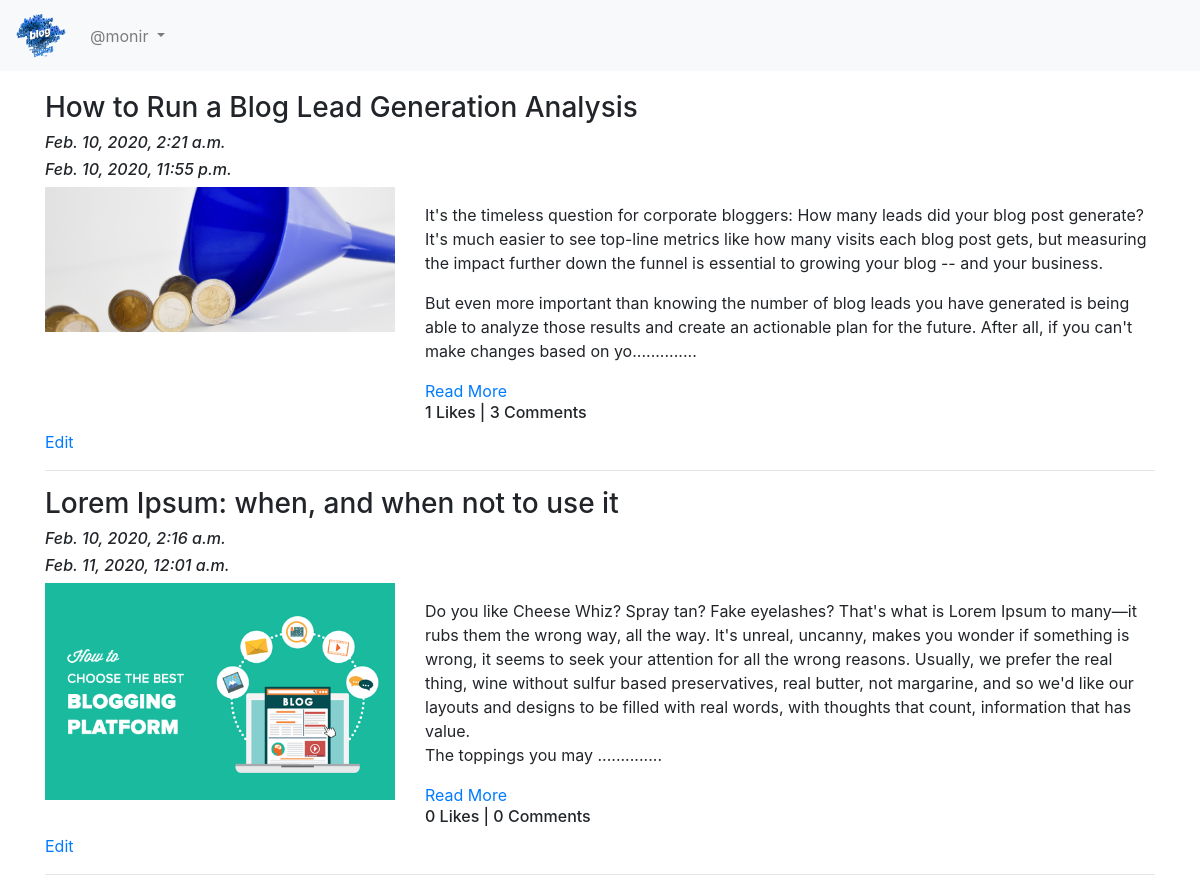
/blog/my-blogs/ (signed in), run on the app's committed database.
### App_Blog/models.py (models this page shows, shortened)
class Blog(models.Model):
    author = models.ForeignKey(User, on_delete = models.CASCADE, related_name='post_author')
    blog_title = models.CharField(max_length=264, verbose_name="Put a Title")
    slug = models.SlugField(max_length=264, unique=True)
    blog_content = models.TextField(verbose_name="What is on your mind?")
    blog_image = models.ImageField(upload_to='blog_images', verbose_name="Image")
    publish_date = models.DateTimeField(auto_now_add=True)
    update_date = models.DateTimeField(auto_now=True)
    class Meta:
        ordering = ['-publish_date']

### App_Blog/views.py (the view)
# urls.py: path('my-blogs/', views.MyBlogs.as_view(), name='my_blogs'),
class MyBlogs(LoginRequiredMixin, TemplateView):
    template_name = 'App_Blog/my_blogs.html'

### App_Blog/templatetags/custom_filters.py (called while the page is built)
def range_filter(value):
    return value[0:500] + ".............."

### templates/App_Blog/my_blogs.html (shortened to what this page needs)
{% extends 'base.html' %}
{% load custom_filters %}
{% block body_block %}
    {% for blog in user.post_author.all %}
        <h3>{{ blog.blog_title }}</h3>
        <i><h6>{{ blog.publish_date }}</h6></i>
        <i><h6>{{ blog.update_date }}</h6></i>
        <div class="row">
            <div class="col-sm-4">
                <img src="/media/{{ blog.blog_image }}" width="100%" alt="">
            </div>
            <div class="col-sm-8">
                <p>{{ blog.blog_content|range_filter|linebreaks }}</p>
                <a href="{% url 'App_Blog:blog_details' slug=blog.slug %}">Read More</a>
                <h6>{{ blog.liked_blog.count }} Likes | {{ blog.blog_comment.count }} Comments</h6>
            </div>
        </div>
        <a href="{% url 'App_Blog:edit_blog' pk=blog.pk %}">Edit</a>
        <hr>
    {% endfor %}
{% endblock %}

### templates/base.html (shortened to what this page needs)
<!DOCTYPE html>
<html lang="en">
<head>
    <link rel="stylesheet" href="https://stackpath.bootstrapcdn.com/bootstrap/4.4.1/css/bootstrap.min.css"
>
    <link href="https://stackpath.bootstrapcdn.com/font-awesome/4.7.0/css/font-awesome.min.css" rel="stylesheet"
>
</head>
<body>
    <nav class="navbar navbar-expand-lg navbar-light bg-light">
        <a class="navbar-brand" href="{% url 'index' %}"><img src="/media/logo.png" width="50px" alt=""></a>
        <div class="collapse navbar-collapse" id="navbarNavDropdown">
            <ul class="navbar-nav">
                {% if user.is_authenticated %}
                <li class="nav-item dropdown">
                    <a class="nav-link dropdown-toggle" href="#" id="navbarDropdownMenuLink" data-toggle="dropdown"
                        aria-haspopup="true" aria-expanded="false">
                        @{{ user.username }}
                    </a>
                </li>
                {% endif %}
            </ul>
        </div>
    </nav>
    <div class="container" style="padding-top: 20px;">
        {% block body_block %}
        {% endblock %}
    </div>
</body>
</html>

### data on the page
Blog: blog_title "How to Run a Blog Lead Generation Analysis", publish_date "Feb. 10, 2020, 2:21 a.m.", update_date "Feb. 10, 2020, 11:55 p.m.", blog_image (picture), blog_content|range_filter "It's the timeless question for corporate bloggers: How many leads did your blog post generate? It's much easier to see top-line metrics like how many visits each blog post gets, but measuring the impact further down the funnel is essential to growing your blog -- and your business. But even more important than knowing the number of blog leads you have generated is being able to analyze those results and create an actionable plan for the future. After all, if you can't make changes based on yo..............", liked_blog.count "1", blog_comment.count "3"
Blog: blog_title "Lorem Ipsum: when, and when not to use it", publish_date "Feb. 10, 2020, 2:16 a.m.", update_date "Feb. 11, 2020, 12:01 a.m.", blog_image (picture), blog_content|range_filter "Do you like Cheese Whiz? Spray tan? Fake eyelashes? That's what is Lorem Ipsum to many—it rubs them the wrong way, all the way. It's unreal, uncanny, makes you wonder if something is wrong, it seems to seek your attention for all the wrong reasons. Usually, we prefer the real thing, wine without sulfur based preservatives, real butter, not margarine, and so we'd like our layouts and designs to be filled with real words, with thoughts that count, information that has value. The toppings you may ..............", liked_blog.count "0", blog_comment.count "0"

### other printed values
{{ user.username }} "monir"
